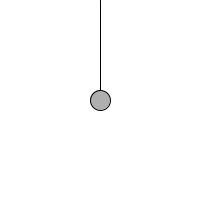
Frame 1 (no input)
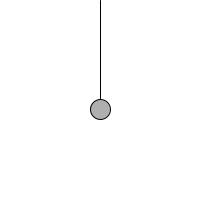
Frame 60 (the mouse pressed at the canvas centre just before this capture)
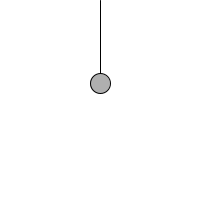
Frame 120 (the mouse held since frame 60 and released just before this capture)

The Processing sketch that drew these frames (run headless with seeded random() and noise(); from frame 60 on, the mouse is pressed at the canvas centre):

// Processing sketch: _03spring_exercise_sine
// ── _03spring_exercise_sine.pde
float angle = 0;
float aVelocity = 0.05;

void setup() {
  size(200,200);
  smooth();
}

void draw() {
  background(255);
  
  float x = width/2;
  float y = map(sin(angle),-1,1,50,150);
  angle += aVelocity;
  
  ellipseMode(CENTER);
  stroke(0);
  fill(175);
  line(x,0,x,y);
  ellipse(x,y,20,20);
}
